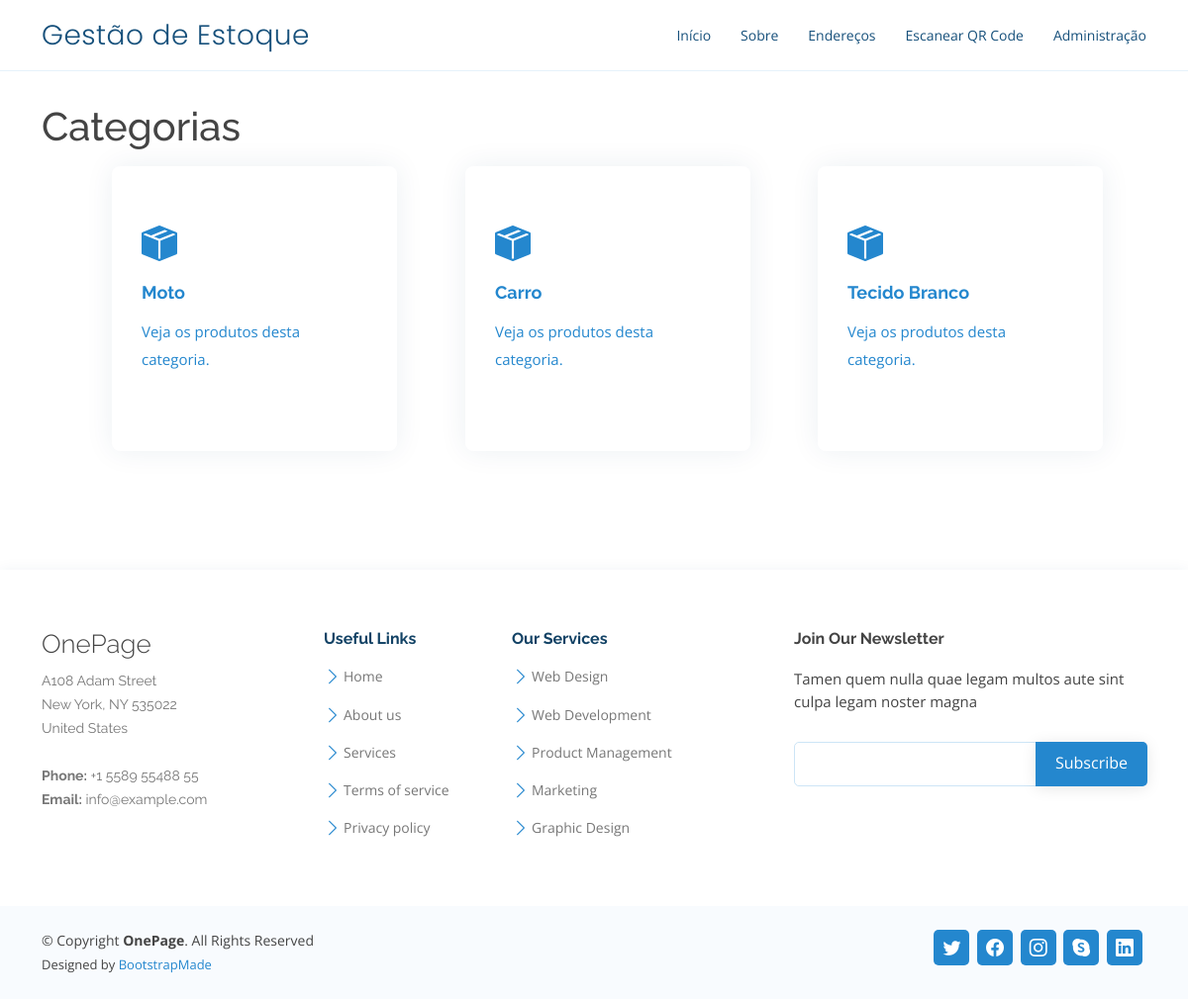
/categorias/ (signed in), run on the app's committed database.
### inventory_management/models.py (models this page shows, shortened)
class Category(models.Model):
    id = models.UUIDField(primary_key=True, default=uuid.uuid4, editable=False)
    name = models.CharField("Nome da Categoria", max_length=100)
    slug = models.SlugField("Slug", max_length=100, blank=True, null=True, editable=False)
    class Meta:
        verbose_name_plural = "Categorias"
        verbose_name = "Categoria"

### inventory_management/views.py (the view)
# urls.py: path('categorias/', CategoryListView.as_view(), name='category_list'),
class CategoryListView(ListView):
    model = Category
    template_name = 'category_list.html'
    context_object_name = 'categories'

### inventory_management/templates/category_list.html
{% extends "base.html" %}
{% block content %}
<div class="row justify-content-center align-items-center g-2 py-3">
    <div class="col-12">
        <h1>Categorias</h1>
        <div class="row icon-boxes justify-content-evenly mt-3">
            {% for category in categories %}
            <div class="col-md-6 col-lg-3 d-flex align-items-stretch mb-5 mb-lg-0" data-aos="zoom-in"
                data-aos-delay="200">
                <a href="{% url 'inventory_management:category_items' category.slug %}"
                    class="d-flex align-items-stretch mb-5 mb-lg-0">
                    <div class="icon-box square-icon-box">
                        <div class="icon"><i class="bi bi-box-seam-fill"></i></div>
                        <h4 class="title">{{ category.name }}</h4>
                        <p class="description">Veja os produtos desta categoria.</p>
                    </div>
                </a>
            </div>
            {% empty %}
            <div class="alert alert-warning" role="alert">
                <strong>Opa!</strong> Nenhuma classe foi cadastrada ainda.
            </div>
            {% endfor %}
        </div>
    </div>
</div>
{% endblock %}

### static/OnePage/assets/css/style.css (style rules this page uses)
body { font-family: "Open Sans", sans-serif; color: #444444; }
a { color: #2487ce; text-decoration: none; }
h1, h2, h3, h4, h5, h6 { font-family: "Raleway", sans-serif; }
.icon-boxes { margin-top: 6.5rem; margin-bottom: 6.5rem; }
.icon-box { padding: 50px 30px; position: relative; overflow: hidden; background: #fff; box-shadow: 0 0 29px 0 rgba(18, 66, 101, 0.08); transition: all 0.3s ease-in-out; border-radius: 8px; z-index: 1; }
.square-icon-box { width: 18rem; aspect-ratio: 1/1; }
.icon-box .title { font-weight: 700; margin-bottom: 15px; font-size: 18px; }
.icon-box .description { font-size: 15px; line-height: 28px; margin-bottom: 0; }
.icon-box .icon { margin-bottom: 20px; padding-top: 10px; display: inline-block; transition: all 0.3s ease-in-out; font-size: 36px; line-height: 1; color: #2487ce; }

### templates/base.html (style rules this page uses)
body { min-height: 100vh; }

### data on the page
Category: name "Moto"
Category: name "Carro"
Category: name "Tecido Branco"
